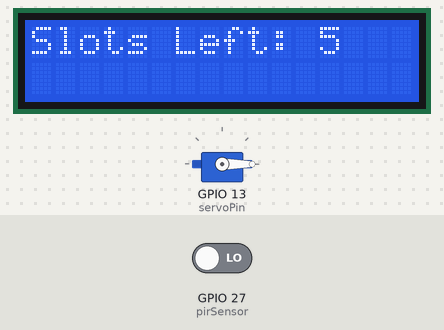
A sketch run on a simulated ESP32. On the bench: servo, 16×2 character LCD. The test bench sets the inputs (shaded band); at power-on: GPIO 27 (pirSensor) LOW. What the sketch prints to the serial monitor is not drawn.

Above: at 3.2 s.
3.3 s: GPIO 27 (pirSensor) driven HIGH
At 3.9 s:
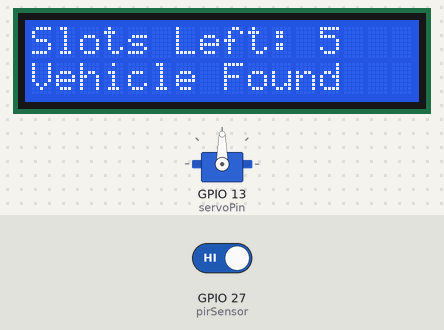
At 7.4 s:
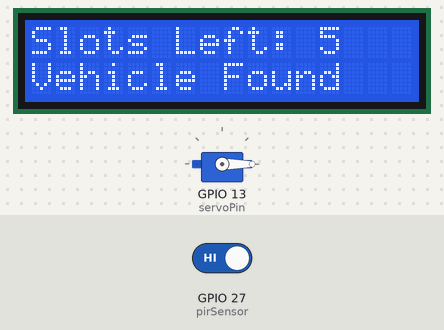
Timing chart, 0 to 8.9 s (numbered marks = the images above; inputs shaded):
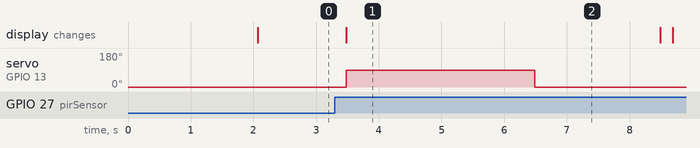

Measured:
- after the input at 3.3 s, servo on GPIO 13 (servoPin): 0° → 90° after 0.18 s, → 0° 3.0 s later; the display: changes after 0.18 s (image 1)

The sketch:

smart_parking_esp32.ino
```cpp
#include <LiquidCrystal.h>
#include <ESP32Servo.h>
LiquidCrystal lcd(23, 22, 21, 19, 18, 5);
Servo gateServo;
int pirSensor = 27;
int servoPin = 13;
int availableSlots = 5;
bool carDetected = false;
void setup() {
  Serial.begin(115200);
  pinMode(pirSensor, INPUT);
  gateServo.attach(servoPin);
  gateServo.write(0);
  lcd.begin(16, 2);
  lcd.print("Smart Parking");
  delay(2000);
  lcd.clear();
}
void loop() {
  int motion = digitalRead(pirSensor);
  Serial.println(motion);
  lcd.setCursor(0, 0);
  lcd.print("Slots Left: ");
  lcd.print(availableSlots);
  lcd.print("   ");
  if (motion == HIGH && !carDetected && availableSlots > 0) {
    carDetected = true;
    lcd.setCursor(0, 1);
    lcd.print("Vehicle Found ");
    gateServo.write(90);
    delay(3000);
    availableSlots--;
    gateServo.write(0);
    delay(2000);
    lcd.clear();
  }
  if (motion == LOW) {
    carDetected = false;
  }
  if (availableSlots == 0) {
    lcd.setCursor(0, 1);
    lcd.print("Parking Full ");
  }
  delay(200);
}
```
